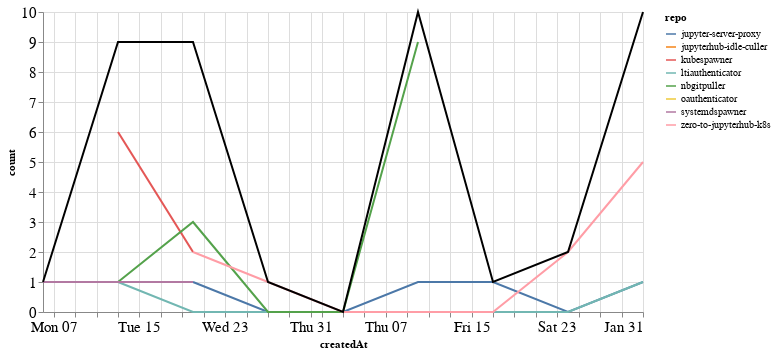

Notebook source saved alongside this figure:
### Markdown cell above
### Comments

### Code cell
comments_time = comments.groupby('repo').resample('W', on='createdAt').count()['author'].reset_index()
comments_time = comments_time.rename(columns={'author': 'count'})
comments_time_total = comments_time.groupby('createdAt').agg({"count": "sum"}).reset_index()
ch1 = alt.Chart(comments_time, width=600).mark_line().encode(
    x='createdAt',
    y='count',
    color='repo',
    tooltip="repo"
)

ch2 = alt.Chart(comments_time_total, width=600).mark_line(color="black").encode(
    x='createdAt',
    y='count',
)

ch1 + ch2

### Figure 1 — Vega-Lite specification as saved in the notebook (floating-point values rounded to 4 significant figures)
{"config": {"axisLeft": {"labelFontSize": 15}, "axisBottom": {"labelFontSize": 15}}, "layer": [{"data": {"name": "data-f22ecad6fae30e51c0cbe0c529f5778b"}, "mark": "line", "encoding": {"color": {"type": "nominal", "field": "repo"}, "tooltip": {"type": "nominal", "field": "repo"}, "x": {"type": "temporal", "field": "createdAt"}, "y": {"type": "quantitative", "field": "count"}}, "width": 600}, {"data": {"name": "data-dbb705ef88bb4e78de2a80eb07444303"}, "mark": {"type": "line", "color": "black"}, "encoding": {"x": {"type": "temporal", "field": "createdAt"}, "y": {"type": "quantitative", "field": "count"}}, "width": 600}], "$schema": "https://vega.github.io/schema/vega-lite/v4.8.1.json", "datasets": {"data-f22ecad6fae30e51c0cbe0c529f5778b": [{"repo": "jupyter-server-proxy", "createdAt": "2020-12-20T00:00:00", "count": 1}, {"repo": "jupyter-server-proxy", "createdAt": "2020-12-27T00:00:00", "count": 0}, {"repo": "jupyter-server-proxy", "createdAt": "2021-01-03T00:00:00", "count": 0}, {"repo": "jupyter-server-proxy", "createdAt": "2021-01-10T00:00:00", "count": 1}, {"repo": "jupyter-server-proxy", "createdAt": "2021-01-17T00:00:00", "count": 1}, {"repo": "jupyter-server-proxy", "createdAt": "2021-01-24T00:00:00", "count": 0}, {"repo": "jupyter-server-proxy", "createdAt": "2021-01-31T00:00:00", "count": 1}, {"repo": "jupyterhub-idle-culler", "createdAt": "2021-01-31T00:00:00", "count": 1}, {"repo": "kubespawner", "createdAt": "2020-12-13T00:00:00", "count": 6}, {"repo": "kubespawner", "createdAt": "2020-12-20T00:00:00", "count": 2}, {"repo": "ltiauthenticator", "createdAt": "2020-12-13T00:00:00", "count": 1}, {"repo": "ltiauthenticator", "createdAt": "2020-12-20T00:00:00", "count": 0}, {"repo": "ltiauthenticator", "createdAt": "2020-12-27T00:00:00", "count": 0}, {"repo": "ltiauthenticator", "createdAt": "2021-01-03T00:00:00", "count": 0}, {"repo": "ltiauthenticator", "createdAt": "2021-01-10T00:00:00", "count": 0}, {"repo": "ltiauthenticator", "createdAt": "2021-01-17T00:00:00", "count": 0}, {"repo": "ltiauthenticator", "createdAt": "2021-01-24T00:00:00", "count": 0}, {"repo": "ltiauthenticator", "createdAt": "2021-01-31T00:00:00", "count": 1}, {"repo": "nbgitpuller", "createdAt": "2020-12-13T00:00:00", "count": 1}, {"repo": "nbgitpuller", "createdAt": "2020-12-20T00:00:00", "count": 3}, {"repo": "nbgitpuller", "createdAt": "2020-12-27T00:00:00", "count": 0}, {"repo": "nbgitpuller", "createdAt": "2021-01-03T00:00:00", "count": 0}, {"repo": "nbgitpuller", "createdAt": "2021-01-10T00:00:00", "count": 9}, {"repo": "oauthenticator", "createdAt": "2021-01-31T00:00:00", "count": 2}, {"repo": "systemdspawner", "createdAt": "2020-12-06T00:00:00", "count": 1}, {"repo": "systemdspawner", "createdAt": "2020-12-13T00:00:00", "count": 1}, {"repo": "systemdspawner", "createdAt": "2020-12-20T00:00:00", "count": 1}, {"repo": "zero-to-jupyterhub-k8s", "createdAt": "2020-12-20T00:00:00", "count": 2}, {"repo": "zero-to-jupyterhub-k8s", "createdAt": "2020-12-27T00:00:00", "count": 1}, {"repo": "zero-to-jupyterhub-k8s", "createdAt": "2021-01-03T00:00:00", "count": 0}, {"repo": "zero-to-jupyterhub-k8s", "createdAt": "2021-01-10T00:00:00", "count": 0}, {"repo": "zero-to-jupyterhub-k8s", "createdAt": "2021-01-17T00:00:00", "count": 0}, {"repo": "zero-to-jupyterhub-k8s", "createdAt": "2021-01-24T00:00:00", "count": 2}, {"repo": "zero-to-jupyterhub-k8s", "createdAt": "2021-01-31T00:00:00", "count": 5}], "data-dbb705ef88bb4e78de2a80eb07444303": [{"createdAt": "2020-12-06T00:00:00", "count": 1}, {"createdAt": "2020-12-13T00:00:00", "count": 9}, {"createdAt": "2020-12-20T00:00:00", "count": 9}, {"createdAt": "2020-12-27T00:00:00", "count": 1}, {"createdAt": "2021-01-03T00:00:00", "count": 0}, {"createdAt": "2021-01-10T00:00:00", "count": 10}, {"createdAt": "2021-01-17T00:00:00", "count": 1}, {"createdAt": "2021-01-24T00:00:00", "count": 2}, {"createdAt": "2021-01-31T00:00:00", "count": 10}]}}
